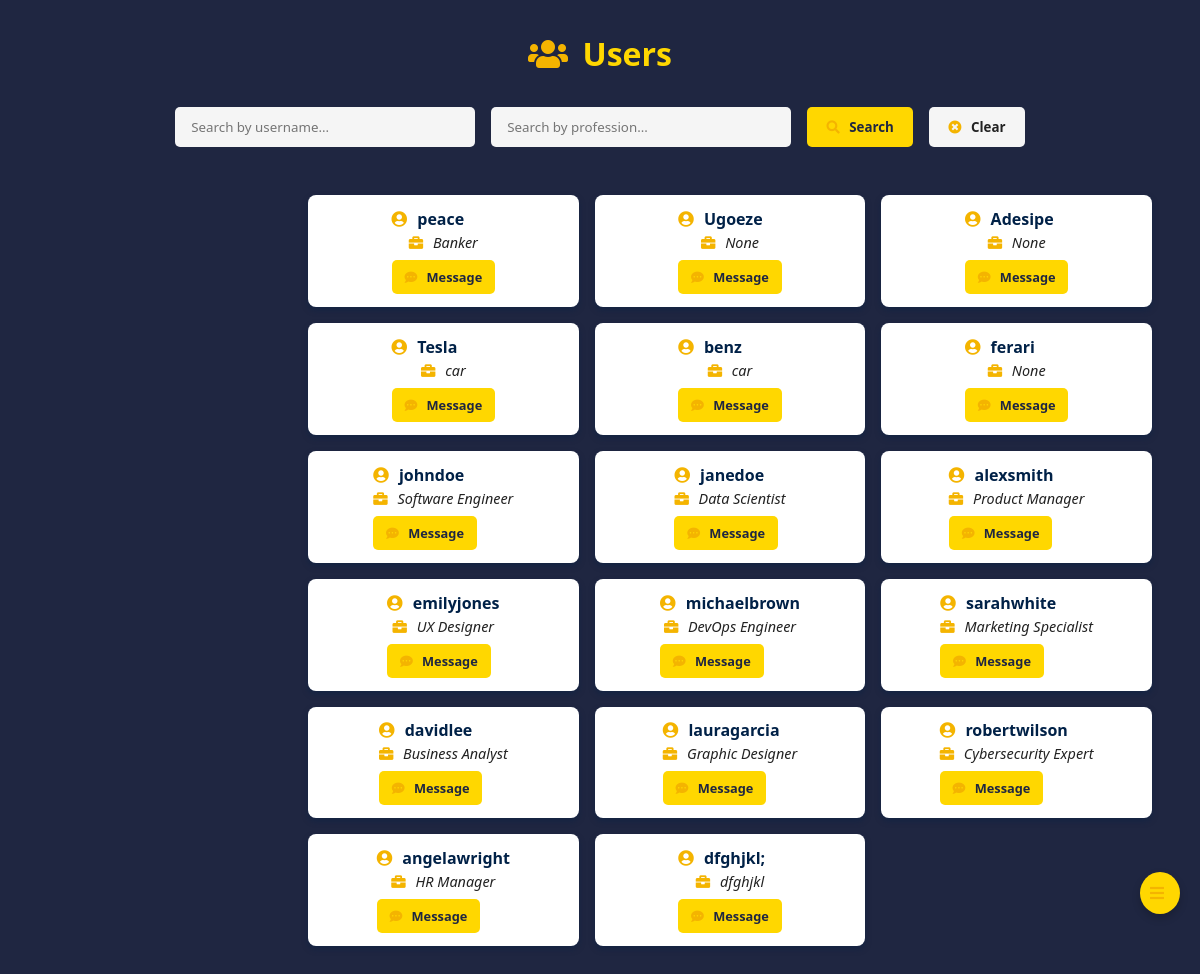
Page /chatbox on the committed database.
### tables this page shows
CREATE TABLE users (
        id INTEGER PRIMARY KEY AUTOINCREMENT,
        username TEXT NOT NULL UNIQUE,
        fullname TEXT,
        profession TEXT,
        email TEXT NOT NULL UNIQUE,
        password TEXT NOT NULL,
        nationality TEXT,
        customer_type TEXT,
        profit REAL DEFAULT 0,
        total_income REAL DEFAULT 0,
        total_expenses REAL DEFAULT 0,
        cash_balance REAL DEFAULT 0,
        card_balance REAL DEFAULT 0
    , savings_balance REAL DEFAULT 0, number_of_workers INTEGER DEFAULT 0);

### Main/feature.py (the view)
@app.route('/chatbox', methods=['GET'])
def chatbox():
    search_query = request.args.get('search', '').strip()  # Get search query from URL
    profession_query = request.args.get('profession', '').strip()  # Get profession query from URL
    conn = get_db_connection()
    query = "SELECT * FROM users WHERE 1=1"
    params = []
    if search_query:
        query += " AND username LIKE ?"
        params.append(f'%{search_query}%')
    if profession_query:
        query += " AND profession LIKE ?"
        params.append(f'%{profession_query}%')
    users = conn.execute(query, params).fetchall()
    users = [dict(user) for user in users]
    for user in users:
        user['online'] = user['id'] % 2 == 0  # Example: Even IDs are online
    active_user = {'username': 'JohnDoe', 'id': 1}
    conn.close()
    return render_template('chatbox.html', users=users, search_query=search_query, profession_query=profession_query, active_user=active_user)

### Main/feature.py (called while the page is built)
def get_db_connection():
    conn = sqlite3.connect('mydatabase.db')
    conn.row_factory = sqlite3.Row
    return conn

### Main/template/chatbox.html (shortened to what this page needs)
<!DOCTYPE html>
<html lang="en">
<head>
    <link rel="stylesheet" href="../static/css/chatbox.css">
    <link href="https://cdnjs.cloudflare.com/ajax/libs/font-awesome/5.15.4/css/all.min.css" rel="stylesheet">
</head>
<body>
    <h2><i class="fas fa-users"></i> Users</h2>
    <form class="search-box" method="GET" action="/chatbox">
        <input type="text" id="search-input" name="search" class="search-input"
               placeholder="Search by username..." value="{{ request.args.get('search', '') }}">
        <input type="text" id="profession-input" name="profession" class="search-input"
               placeholder="Search by profession..." value="{{ request.args.get('profession', '') }}">
        <button type="submit" id="search-btn" class="search-btn">
            <i class="fas fa-search"></i> Search
        </button>
        <button type="button" id="clear-btn" class="clear-btn">
            <i class="fas fa-times-circle"></i> Clear
        </button>
    </form>
  <div class="sidebar-toggle" onclick="toggleSidebar()">
    <i class="fas fa-bars"></i>
</div>
<div class="user-list">
  {% for user in users %}
  <div class="user-card">
    <div class="user-info">
      <h3><i class="fas fa-user-circle"></i> {{ user.username }}</h3>
      <p><i class="fas fa-briefcase"></i> {{ user.profession }}</p>
      <a href="{{ url_for('chatroom', username=user.username) }}" class="message-btn">
        <i class="fas fa-comment-dots"></i> Message
      </a>
    </div>
  </div>
  {% else %}
  <p><i class="fas fa-exclamation-circle"></i> No users found.</p>
  {% endfor %}
</div>
</body>
</html>

### Main/static/css/chatbox.css (style rules this page uses)
:root { --color-navy: #002147; --color-gold: #FFD700; --color-light-grey: #F5F5F5; --color-deep-blue: #1f2641; --color-white: #fff; --color-medium-grey: #222; --highlight-gold: #f4b400; --shadow-color: rgba(0, 33, 71, 0.4); }
* { margin: 0; padding: 0; box-sizing: border-box; font-family: 'Segoe UI', Tahoma, Geneva, Verdana, sans-serif; }
.sidebar-toggle, .chat-toggle { position: fixed; bottom: 20px; right: 20px; background-color: var(--color-gold); border: none; border-radius: 50%; padding: 10px; cursor: pointer; z-index: 1000; box-shadow: 0 4px 8px rgba(0, 0, 0, 0.2); }
.sidebar-toggle { bottom: 80px; }
body { background: var(--color-deep-blue); color: var(--color-white); padding: 2rem; min-height: 100vh; }
h2 { text-align: center; margin-bottom: 2rem; color: var(--color-gold); font-size: 2rem; }
.search-box { display: flex; justify-content: center; gap: 1rem; margin-bottom: 2rem; flex-wrap: wrap; }
.search-input { padding: 0.7rem 1rem; border-radius: 5px; border: none; width: 300px; background-color: var(--color-light-grey); color: var(--color-medium-grey); }
.search-btn, .clear-btn { padding: 0.7rem 1.2rem; border: none; border-radius: 5px; font-weight: bold; cursor: pointer; color: var(--color-deep-blue); transition: background-color 0.3s ease; }
.search-btn { background-color: var(--color-gold); }
.clear-btn { background-color: var(--color-light-grey); color: var(--color-medium-grey); }
.user-list { display: grid; grid-template-columns: repeat(auto-fill, minmax(200px, 1fr)); gap: 1rem; margin-left: 260px; padding: 1rem; }
.user-card { background: var(--color-white); color: var(--color-medium-grey); padding: 0.8rem; border-radius: 8px; box-shadow: 0 3px 6px var(--shadow-color); display: flex; flex-direction: column; align-items: center; transition: transform 0.2s ease; font-size: 0.9rem; }
.user-info h3 { color: var(--color-navy); margin-bottom: 0.2rem; font-size: 1rem; }
.user-info p { margin-bottom: 0.5rem; font-style: italic; font-size: 0.9rem; text-align: center; }
.message-btn { display: inline-block; text-decoration: none; padding: 0.5rem 0.8rem; background-color: var(--color-gold); color: var(--color-deep-blue); border-radius: 5px; font-weight: bold; font-size: 0.8rem; transition: background 0.3s ease; }
i { margin-right: 6px; color: var(--highlight-gold); }

### rows in the picture
users: username "peace", profession "Banker"
users: username "Ugoeze", profession "None"
users: username "Adesipe", profession "None"
users: username "Tesla", profession "car"
users: username "benz", profession "car"
users: username "ferari", profession "None"
users: username "johndoe", profession "Software Engineer"
users: username "janedoe", profession "Data Scientist"
users: username "alexsmith", profession "Product Manager"
users: username "emilyjones", profession "UX Designer"
users: username "michaelbrown", profession "DevOps Engineer"
users: username "sarahwhite", profession "Marketing Specialist"
users: username "davidlee", profession "Business Analyst"
users: username "lauragarcia", profession "Graphic Designer"
users: username "robertwilson", profession "Cybersecurity Expert"
users: username "angelawright", profession "HR Manager"
users: username "dfghjkl;", profession "dfghjkl"
